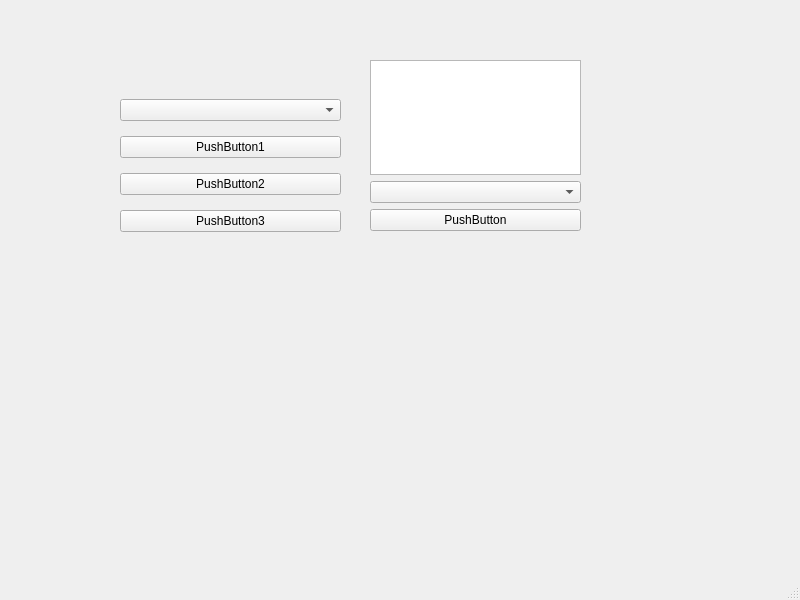
<?xml version="1.0" encoding="UTF-8"?>
<ui version="4.0">
 <class>MainWindow</class>
 <widget class="QMainWindow" name="MainWindow">
  <property name="geometry">
   <rect>
    <x>0</x>
    <y>0</y>
    <width>800</width>
    <height>600</height>
   </rect>
  </property>
  <property name="windowTitle">
   <string>MainWindow</string>
  </property>
  <widget class="QWidget" name="centralwidget">
   <widget class="QWidget" name="">
    <property name="geometry">
     <rect>
      <x>120</x>
      <y>90</y>
      <width>221</width>
      <height>151</height>
     </rect>
    </property>
    <layout class="QVBoxLayout" name="verticalLayout">
     <item>
      <widget class="QComboBox" name="comboBox"/>
     </item>
     <item>
      <widget class="QPushButton" name="pushButton">
       <property name="text">
        <string>PushButton1</string>
       </property>
      </widget>
     </item>
     <item>
      <widget class="QPushButton" name="pushButton_2">
       <property name="text">
        <string>PushButton2</string>
       </property>
      </widget>
     </item>
     <item>
      <widget class="QPushButton" name="pushButton_3">
       <property name="text">
        <string>PushButton3</string>
       </property>
      </widget>
     </item>
    </layout>
   </widget>
   <widget class="QWidget" name="">
    <property name="geometry">
     <rect>
      <x>370</x>
      <y>60</y>
      <width>211</width>
      <height>171</height>
     </rect>
    </property>
    <layout class="QVBoxLayout" name="verticalLayout_2">
     <item>
      <widget class="QTextEdit" name="textEdit"/>
     </item>
     <item>
      <widget class="QComboBox" name="comboBox_2"/>
     </item>
     <item>
      <widget class="QPushButton" name="pushButton_4">
       <property name="text">
        <string>PushButton</string>
       </property>
      </widget>
     </item>
    </layout>
   </widget>
  </widget>
  <widget class="QMenuBar" name="menubar">
   <property name="geometry">
    <rect>
     <x>0</x>
     <y>0</y>
     <width>800</width>
     <height>23</height>
    </rect>
   </property>
  </widget>
  <widget class="QStatusBar" name="statusbar"/>
 </widget>
 <resources/>
 <connections/>
</ui>
